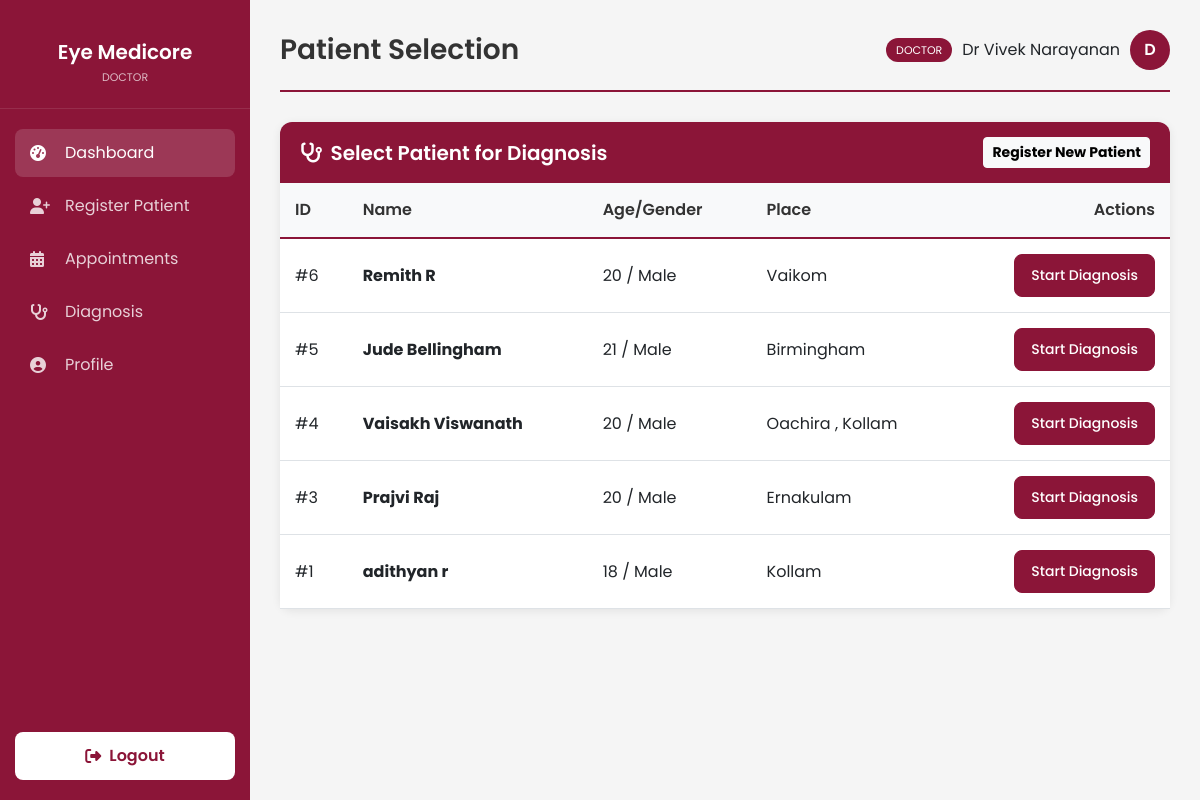
/diagnosis/patients (signed in), run on the app's committed database.
### models.py (models this page shows, shortened)
class User(UserMixin, db.Model):
    id = db.Column(db.Integer, primary_key=True)
    username = db.Column(db.String(100), unique=True, nullable=False)
    password_hash = db.Column(db.String(200), nullable=False)
    role = db.Column(db.String(20), nullable=False, default='staff') # it_expert, doctor, staff
    email = db.Column(db.String(120), unique=True)
    phone_number = db.Column(db.String(20))
    account_status = db.Column(db.String(20), default='Active')
    created_at = db.Column(db.DateTime, default=get_local_time)
    last_login = db.Column(db.DateTime)
    otp_secret = db.Column(db.String(6))
    otp_expiry = db.Column(db.DateTime)
    doctor_id = db.Column(db.Integer, db.ForeignKey('user.id'), nullable=True)
    doctor = db.relationship('User', remote_side=[id], backref='staff_members')

class Patient(db.Model):
    id = db.Column(db.Integer, primary_key=True)
    name = db.Column(db.String(100), nullable=False)
    age = db.Column(db.Integer, nullable=False)
    gender = db.Column(db.String(10), nullable=False)
    blood_group = db.Column(db.String(5), nullable=False)
    place = db.Column(db.String(100), nullable=False)
    phone = db.Column(db.String(20), nullable=False)
    created_at = db.Column(db.DateTime, default=get_local_time)
    doctor_id = db.Column(db.Integer, db.ForeignKey('user.id', name='fk_patient_doctor_id'), nullable=True)
    staff_id = db.Column(db.Integer, db.ForeignKey('user.id', name='fk_patient_staff_id'), nullable=True)
    diagnoses = db.relationship('Diagnosis', backref='patient', lazy=True)
    doctor = db.relationship('User', foreign_keys=[doctor_id], backref=db.backref('assigned_patients', lazy=True))
    staff = db.relationship('User', foreign_keys=[staff_id], backref=db.backref('registered_patients', lazy=True))

### app.py (the view)
@app.route('/diagnosis/patients')
@login_required
@role_required('doctor')
def diagnosis_patients():
    patients = Patient.query.filter_by(doctor_id=current_user.id).order_by(Patient.id.desc()).all()
    return render_template('diagnosis_patients.html', patients=patients)

### app.py (called while the page is built)
@login_manager.user_loader
def load_user(user_id):
    return User.query.get(int(user_id))

def role_required(role):
    def decorator(f):
        @wraps(f)
        def decorated_function(*args, **kwargs):
            if not current_user.is_authenticated or current_user.role != role:
                flash('You do not have permission to access this page.', 'danger')
                return redirect(url_for('index'))
            return f(*args, **kwargs)
        return decorated_function
    return decorator

### templates/diagnosis_patients.html (shortened to what this page needs)
{% extends "base_dashboard.html" %}
{% block page_title %}Patient Selection{% endblock %}
{% block content %}
<div class="card">
    <div class="card-header d-flex justify-content-between align-items-center">
        <h5 class="mb-0"><i class="fas fa-stethoscope me-2"></i>Select Patient for Diagnosis</h5>
        <a href="/register" class="btn btn-sm btn-light text-maroon fw-bold">Register New Patient</a>
    </div>
    <div class="card-body p-0">
        <div class="table-responsive">
            <table class="table">
                <thead>
                    <tr>
                        <th>ID</th>
                        <th>Name</th>
                        <th>Age/Gender</th>
                        <th>Place</th>
                        <th class="text-end">Actions</th>
                    </tr>
                </thead>
                <tbody>
                    {% for patient in patients %}
                    <tr>
                        <td>#{{ patient.id }}</td>
                        <td><strong>{{ patient.name }}</strong></td>
                        <td>{{ patient.age }} / {{ patient.gender }}</td>
                        <td>{{ patient.place }}</td>
                        <td class="text-end">
                            <a href="/patient/{{ patient.id }}" class="btn btn-primary btn-sm px-3">
                                Start Diagnosis
                            </a>
                        </td>
                    </tr>
                    {% endfor %}
                </tbody>
            </table>
        </div>
    </div>
</div>
{% endblock %}

### templates/base_dashboard.html (shortened to what this page needs)
<!DOCTYPE html>
<html lang="en">
<head>
    <link href="https://cdnjs.cloudflare.com/ajax/libs/font-awesome/6.4.0/css/all.min.css" rel="stylesheet">
    <link href="https://cdn.jsdelivr.net/npm/bootstrap@5.3.0/dist/css/bootstrap.min.css" rel="stylesheet">
</head>
<body>
    <div class="sidebar">
        <div class="sidebar-brand">
            <h2>Eye Medicore</h2>
            <small>{{ current_user.role|replace('_', ' ')|title }}</small>
        </div>
        <ul class="sidebar-menu">
            <li><a href="{% if current_user.role == 'it_expert' %}/admin/dashboard{% else %}/dashboard{% endif %}"
                    class="active"><i class="fas fa-tachometer-alt"></i> Dashboard</a></li>
            {% if current_user.role in ['doctor', 'staff'] %}
            <li><a href="/register"><i class="fas fa-user-plus"></i> Register Patient</a></li>
            <li><a href="/appointments"><i class="fas fa-calendar-alt"></i> Appointments</a></li>
            {% endif %}
            {% if current_user.role == 'doctor' %}
            <li><a href="/diagnosis/patients"><i class="fas fa-stethoscope"></i> Diagnosis</a></li>
            {% endif %}
            <li><a href="/profile"><i class="fas fa-user-circle"></i> Profile</a></li>
        </ul>
        <div class="sidebar-footer">
            <a href="/logout" class="logout-btn" data-confirm="Are you sure you want to logout?">
                <i class="fas fa-sign-out-alt"></i> Logout
            </a>
        </div>
    </div>
    <div class="main-content">
        <div class="page-header">
            <h1>{% block page_title %}Dashboard{% endblock %}</h1>
            <div class="user-info">
                <span class="role-badge">{{ current_user.role|replace('_', ' ') }}</span>
                <span>{{ current_user.username }}</span>
                <div class="avatar">{{ current_user.username[0]|upper }}</div>
            </div>
        </div>
        {% block content %}{% endblock %}
    </div>
</body>
</html>

### data on the page
User: role "DOCTOR", username "Dr Vivek Narayanan", username "D"
Patient: id "6", name "Remith R", age "20", gender "Male", place "Vaikom"
Patient: id "5", name "Jude Bellingham", age "21", gender "Male", place "Birmingham"
Patient: id "4", name "Vaisakh Viswanath", age "20", gender "Male", place "Oachira , Kollam"
Patient: id "3", name "Prajvi Raj", age "20", gender "Male", place "Ernakulam"
Patient: id "1", name "adithyan r", age "18", gender "Male", place "Kollam"
